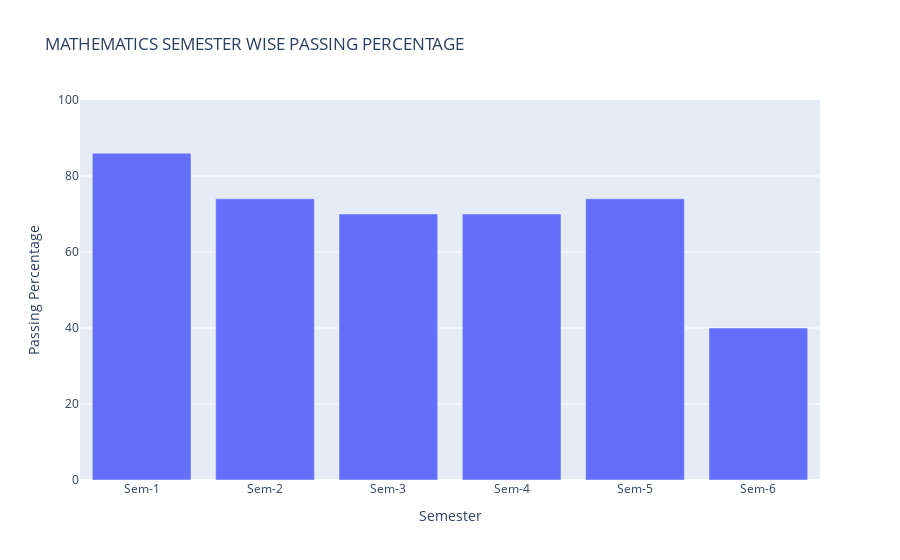

The notebook cell this image was saved under:
### Code cell
import plotly.express as px
labels=['Sem-1','Sem-2','Sem-3','Sem-4','Sem-5','Sem-6']
fig=px.bar(x=labels,y=passing_per_maths,
           title='MATHEMATICS SEMESTER WISE PASSING PERCENTAGE'
          ,labels={'x':'Semester','y':'Passing Percentage'})

fig.update_yaxes(range=[0, 100]) 
fig.show()

### Figure 1 — Plotly figure (JSON) as saved in the notebook; plotly's stock layout.template omitted (floating-point values rounded to 4 significant figures)
{"data": [{"alignmentgroup": "True", "hovertemplate": "Semester=%{x}<br>Passing Percentage=%{y}<extra></extra>", "legendgroup": "", "marker": {"color": "#636efa", "pattern": {"shape": ""}}, "name": "", "offsetgroup": "", "orientation": "v", "showlegend": false, "textposition": "auto", "type": "bar", "x": ["Sem-1", "Sem-2", "Sem-3", "Sem-4", "Sem-5", "Sem-6"], "xaxis": "x", "y": [86, 74, 70, 70, 74, 40], "yaxis": "y"}], "layout": {"autosize": true, "barmode": "relative", "legend": {"tracegroupgap": 0}, "title": {"text": "MATHEMATICS SEMESTER WISE PASSING PERCENTAGE"}, "xaxis": {"anchor": "y", "autorange": true, "domain": [0, 1], "range": [-0.5, 5.5], "title": {"text": "Semester"}, "type": "category"}, "yaxis": {"anchor": "x", "domain": [0, 1], "range": [0, 100], "title": {"text": "Passing Percentage"}, "type": "linear"}}}
